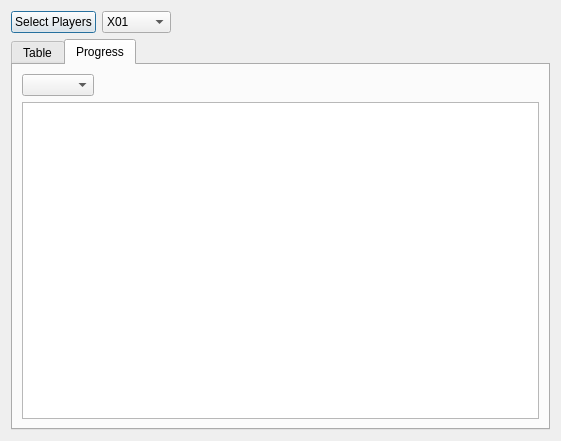
<?xml version="1.0" encoding="UTF-8"?>
<ui version="4.0">
 <class>CAllTimeStatsDialog</class>
 <widget class="QDialog" name="CAllTimeStatsDialog">
  <property name="geometry">
   <rect>
    <x>0</x>
    <y>0</y>
    <width>561</width>
    <height>441</height>
   </rect>
  </property>
  <property name="windowTitle">
   <string>Statistics</string>
  </property>
  <layout class="QGridLayout" name="gridLayout">
   <item row="0" column="0">
    <layout class="QHBoxLayout" name="horizontalLayout">
     <item>
      <widget class="QPushButton" name="pushButtonSelectPlayers">
       <property name="text">
        <string>Select Players</string>
       </property>
      </widget>
     </item>
     <item>
      <widget class="QComboBox" name="comboBoxGame">
       <item>
        <property name="text">
         <string>X01</string>
        </property>
       </item>
       <item>
        <property name="text">
         <string>Cricket</string>
        </property>
       </item>
      </widget>
     </item>
     <item>
      <spacer name="horizontalSpacer">
       <property name="orientation">
        <enum>Qt::Horizontal</enum>
       </property>
       <property name="sizeHint" stdset="0">
        <size>
         <width>40</width>
         <height>20</height>
        </size>
       </property>
      </spacer>
     </item>
    </layout>
   </item>
   <item row="1" column="0">
    <widget class="QTabWidget" name="tabWidget">
     <property name="currentIndex">
      <number>1</number>
     </property>
     <widget class="QWidget" name="tablesTab">
      <attribute name="title">
       <string>Table</string>
      </attribute>
      <layout class="QGridLayout" name="gridLayout_2">
       <item row="1" column="0">
        <widget class="QTableView" name="tableView">
         <property name="focusPolicy">
          <enum>Qt::NoFocus</enum>
         </property>
         <property name="styleSheet">
          <string notr="true"/>
         </property>
         <property name="selectionMode">
          <enum>QAbstractItemView::NoSelection</enum>
         </property>
         <attribute name="horizontalHeaderHighlightSections">
          <bool>false</bool>
         </attribute>
         <attribute name="verticalHeaderHighlightSections">
          <bool>false</bool>
         </attribute>
        </widget>
       </item>
      </layout>
     </widget>
     <widget class="QWidget" name="graphTab">
      <attribute name="title">
       <string>Progress</string>
      </attribute>
      <layout class="QVBoxLayout" name="verticalLayout">
       <item>
        <layout class="QHBoxLayout" name="horizontalLayout_2">
         <item>
          <widget class="QComboBox" name="comboBox"/>
         </item>
         <item>
          <spacer name="horizontalSpacer_2">
           <property name="orientation">
            <enum>Qt::Horizontal</enum>
           </property>
           <property name="sizeHint" stdset="0">
            <size>
             <width>40</width>
             <height>20</height>
            </size>
           </property>
          </spacer>
         </item>
        </layout>
       </item>
       <item>
        <widget class="QGraphicsView" name="graphicsView"/>
       </item>
      </layout>
     </widget>
    </widget>
   </item>
  </layout>
 </widget>
 <resources/>
 <connections/>
</ui>
